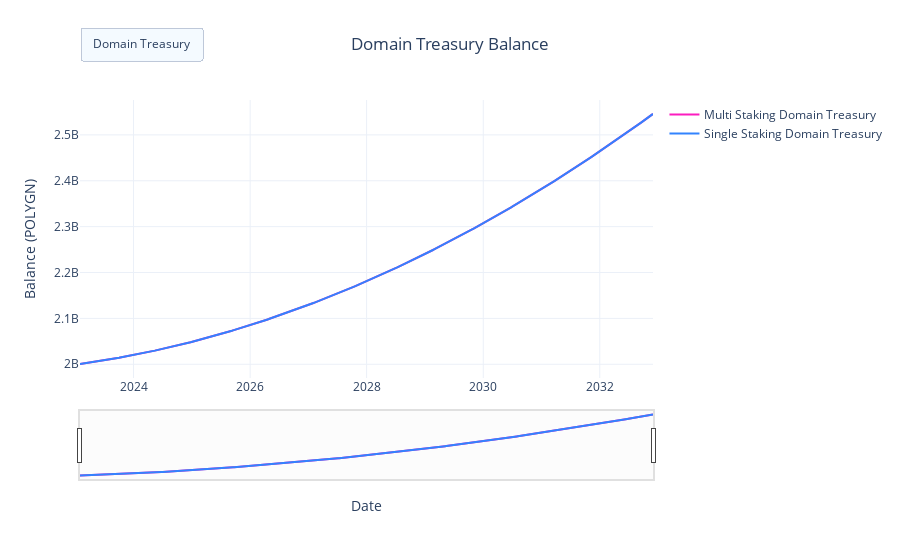

Notebook source saved alongside this figure:
### Code cell
visualizations.plot_treasury_per_subset(
    df_2b,
    scenario_names=['Multi Staking', 'Single Staking']
)

### Figure 1 — Plotly figure (JSON) as saved in the notebook; plotly's stock layout.template omitted (floating-point values rounded to 4 significant figures; data arrays with more than 128 entries replaced by an {"elided": "..."} marker saying what was removed)
{"data": [{"line": {"color": "#FC1CBF"}, "name": "Multi Staking Domain Treasury", "type": "scatter", "x": {"elided": "1028 str values"}, "y": {"elided": "514 float values"}}, {"line": {"color": "#3283FE"}, "name": "Single Staking Domain Treasury", "type": "scatter", "x": {"elided": "1028 str values"}, "y": {"elided": "514 float values"}}], "layout": {"hovermode": "x unified", "legend": {"title": {"text": ""}}, "title": {"text": "Domain Treasury Balance"}, "updatemenus": [{"buttons": [{"args": [{"visible": [true, "legendonly"]}, {"showlegend": true}], "label": "Domain Treasury", "method": "update"}], "direction": "right", "pad": {"t": 10}, "showactive": true, "type": "buttons", "x": 0, "xanchor": "left", "y": 1.3, "yanchor": "top"}], "xaxis": {"rangeslider": {"visible": true}, "title": {"text": "Date"}, "type": "date"}, "yaxis": {"title": {"text": "Balance (POLYGN)"}}}}
